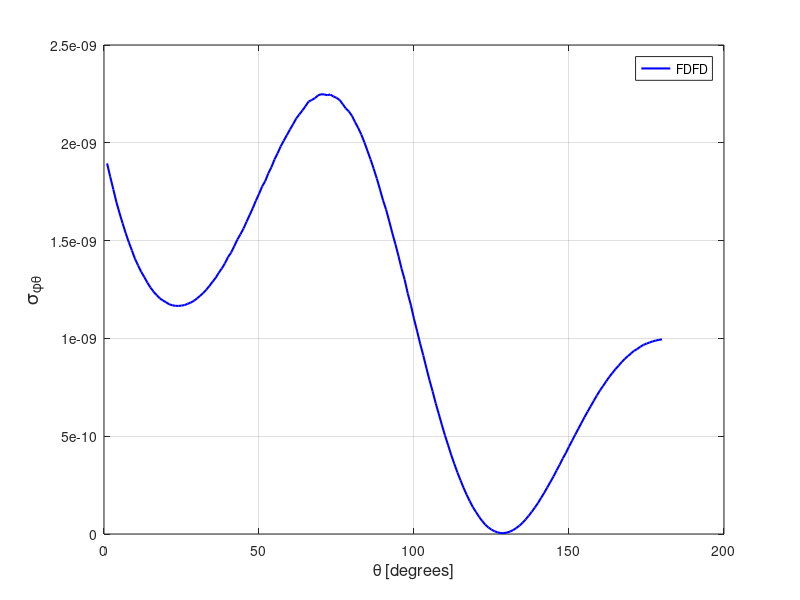

MATLAB code for this plot:
spt = [ 
    1  0.18946011E-08
    2  0.18266081E-08
    3  0.17624875E-08
    4  0.16967955E-08
    5  0.16411053E-08
    6  0.15883735E-08
    7  0.15379402E-08
    8  0.14917144E-08
    9  0.14499357E-08
   10  0.14068877E-08
   11  0.13729257E-08
   12  0.13404493E-08
   13  0.13134790E-08
   14  0.12849815E-08
   15  0.12596701E-08
   16  0.12386073E-08
   17  0.12213223E-08
   18  0.12047642E-08
   19  0.11939667E-08
   20  0.11847601E-08
   21  0.11747138E-08
   22  0.11696589E-08
   23  0.11666469E-08
   24  0.11659316E-08
   25  0.11678332E-08
   26  0.11703390E-08
   27  0.11770138E-08
   28  0.11832981E-08
   29  0.11920516E-08
   30  0.12043760E-08
   31  0.12175542E-08
   32  0.12323945E-08
   33  0.12487715E-08
   34  0.12678744E-08
   35  0.12893707E-08
   36  0.13089192E-08
   37  0.13349981E-08
   38  0.13572664E-08
   39  0.13836230E-08
   40  0.14153625E-08
   41  0.14388088E-08
   42  0.14707660E-08
   43  0.15046987E-08
   44  0.15318123E-08
   45  0.15616884E-08
   46  0.15968222E-08
   47  0.16313276E-08
   48  0.16658451E-08
   49  0.17045207E-08
   50  0.17382890E-08
   51  0.17765103E-08
   52  0.18039413E-08
   53  0.18436229E-08
   54  0.18754280E-08
   55  0.19148507E-08
   56  0.19466257E-08
   57  0.19815483E-08
   58  0.20111139E-08
   59  0.20395441E-08
   60  0.20681481E-08
   61  0.20952100E-08
   62  0.21240818E-08
   63  0.21450559E-08
   64  0.21653419E-08
   65  0.21873479E-08
   66  0.22108635E-08
   67  0.22188917E-08
   68  0.22278388E-08
   69  0.22421582E-08
   70  0.22481623E-08
   71  0.22473394E-08
   72  0.22436288E-08
   73  0.22468207E-08
   74  0.22368121E-08
   75  0.22301609E-08
   76  0.22187459E-08
   77  0.21980768E-08
   78  0.21755215E-08
   79  0.21602242E-08
   80  0.21377839E-08
   81  0.21055424E-08
   82  0.20758542E-08
   83  0.20422031E-08
   84  0.20023083E-08
   85  0.19582094E-08
   86  0.19144664E-08
   87  0.18672730E-08
   88  0.18175010E-08
   89  0.17632364E-08
   90  0.17065839E-08
   91  0.16584188E-08
   92  0.16000468E-08
   93  0.15387044E-08
   94  0.14818612E-08
   95  0.14207562E-08
   96  0.13558787E-08
   97  0.12995773E-08
   98  0.12289938E-08
   99  0.11700273E-08
  100  0.10997333E-08
  101  0.10372095E-08
  102  0.97215191E-09
  103  0.91266505E-09
  104  0.84857488E-09
  105  0.78654855E-09
  106  0.72938827E-09
  107  0.66833306E-09
  108  0.61354460E-09
  109  0.55729071E-09
  110  0.50354748E-09
  111  0.45457282E-09
  112  0.40445716E-09
  113  0.35888764E-09
  114  0.31467659E-09
  115  0.27466418E-09
  116  0.23578112E-09
  117  0.20039839E-09
  118  0.16741759E-09
  119  0.13717054E-09
  120  0.11224812E-09
  121  0.87740086E-10
  122  0.66366850E-10
  123  0.48073118E-10
  124  0.33484392E-10
  125  0.22191216E-10
  126  0.14037402E-10
  127  0.79837690E-11
  128  0.47483215E-11
  129  0.46315720E-11
  130  0.73482314E-11
  131  0.12603410E-10
  132  0.20199174E-10
  133  0.30271025E-10
  134  0.42488596E-10
  135  0.57549094E-10
  136  0.74243382E-10
  137  0.93433532E-10
  138  0.11370509E-09
  139  0.13563367E-09
  140  0.15860825E-09
  141  0.18452982E-09
  142  0.21039114E-09
  143  0.23821370E-09
  144  0.26610858E-09
  145  0.29419020E-09
  146  0.32488828E-09
  147  0.35450751E-09
  148  0.38630751E-09
  149  0.41464474E-09
  150  0.44674986E-09
  151  0.47700449E-09
  152  0.50784904E-09
  153  0.53750432E-09
  154  0.56738825E-09
  155  0.59729172E-09
  156  0.62584415E-09
  157  0.65311478E-09
  158  0.68127010E-09
  159  0.70849954E-09
  160  0.73407086E-09
  161  0.75715062E-09
  162  0.78055695E-09
  163  0.80320667E-09
  164  0.82350804E-09
  165  0.84306889E-09
  166  0.86094387E-09
  167  0.87870905E-09
  168  0.89482943E-09
  169  0.90976615E-09
  170  0.92316876E-09
  171  0.93664887E-09
  172  0.94558639E-09
  173  0.95696095E-09
  174  0.96688635E-09
  175  0.97309594E-09
  176  0.97923669E-09
  177  0.98496034E-09
  178  0.98903763E-09
  179  0.99254804E-09
  180  0.99497632E-09
  181  0.99601005E-09
  182  0.99602138E-09
  183  0.99722119E-09
  184  0.99570785E-09
  185  0.99393871E-09
  186  0.99170316E-09
  187  0.98959374E-09
  188  0.98567676E-09
  189  0.98264863E-09
  190  0.97796315E-09
  191  0.97490949E-09
  192  0.97065089E-09
  193  0.96676933E-09
  194  0.96118635E-09
  195  0.95825781E-09
  196  0.95451946E-09
  197  0.95054054E-09
  198  0.94538011E-09
  199  0.94404073E-09
  200  0.94124353E-09
  201  0.93946195E-09
  202  0.94014330E-09
  203  0.93779928E-09
  204  0.94007613E-09
  205  0.94101837E-09
  206  0.94301678E-09
  207  0.94915142E-09
  208  0.95491282E-09
  209  0.96033625E-09
  210  0.97064667E-09
  211  0.98092856E-09
  212  0.99185071E-09
  213  0.10064577E-08
  214  0.10220663E-08
  215  0.10407063E-08
  216  0.10611160E-08
  217  0.10837623E-08
  218  0.11090585E-08
  219  0.11365340E-08
  220  0.11675177E-08
  221  0.11998710E-08
  222  0.12365631E-08
  223  0.12757484E-08
  224  0.13198064E-08
  225  0.13629956E-08
  226  0.14100985E-08
  227  0.14649533E-08
  228  0.15201259E-08
  229  0.15786948E-08
  230  0.16385158E-08
  231  0.17007126E-08
  232  0.17736459E-08
  233  0.18480331E-08
  234  0.19219677E-08
  235  0.20047628E-08
  236  0.20854245E-08
  237  0.21754718E-08
  238  0.22669349E-08
  239  0.23609696E-08
  240  0.24536251E-08
  241  0.25541109E-08
  242  0.26570115E-08
  243  0.27667173E-08
  244  0.28771205E-08
  245  0.29955889E-08
  246  0.31116825E-08
  247  0.32364118E-08
  248  0.33539040E-08
  249  0.34829033E-08
  250  0.36098402E-08
  251  0.37406593E-08
  252  0.38731067E-08
  253  0.40143591E-08
  254  0.41480823E-08
  255  0.42848680E-08
  256  0.44284794E-08
  257  0.45739905E-08
  258  0.47096456E-08
  259  0.48515703E-08
  260  0.49925974E-08
  261  0.51367510E-08
  262  0.52854503E-08
  263  0.54286686E-08
  264  0.55712639E-08
  265  0.57264944E-08
  266  0.58563834E-08
  267  0.60124137E-08
  268  0.61515384E-08
  269  0.62920020E-08
  270  0.64163697E-08
  271  0.65697976E-08
  272  0.67106734E-08
  273  0.68424244E-08
  274  0.69607640E-08
  275  0.71007298E-08
  276  0.72212387E-08
  277  0.73435316E-08
  278  0.74529698E-08
  279  0.75858431E-08
  280  0.76903071E-08
  281  0.78012627E-08
  282  0.79109137E-08
  283  0.79943092E-08
  284  0.80887270E-08
  285  0.81665608E-08
  286  0.82585245E-08
  287  0.83303524E-08
  288  0.83966913E-08
  289  0.84707859E-08
  290  0.85258804E-08
  291  0.85892395E-08
  292  0.86247649E-08
  293  0.86661887E-08
  294  0.87055518E-08
  295  0.87259124E-08
  296  0.87491348E-08
  297  0.87652845E-08
  298  0.87702086E-08
  299  0.87703755E-08
  300  0.87675449E-08
  301  0.87428527E-08
  302  0.87180085E-08
  303  0.87035623E-08
  304  0.86562224E-08
  305  0.86197778E-08
  306  0.85676959E-08
  307  0.85064293E-08
  308  0.84472278E-08
  309  0.83842089E-08
  310  0.83065457E-08
  311  0.82245268E-08
  312  0.81354097E-08
  313  0.80272748E-08
  314  0.79456344E-08
  315  0.78331990E-08
  316  0.77245756E-08
  317  0.76028090E-08
  318  0.74834237E-08
  319  0.73537914E-08
  320  0.72243154E-08
  321  0.70898998E-08
  322  0.69582629E-08
  323  0.68132406E-08
  324  0.66713737E-08
  325  0.65209322E-08
  326  0.63831189E-08
  327  0.62286065E-08
  328  0.60765224E-08
  329  0.59181118E-08
  330  0.57703842E-08
  331  0.56072085E-08
  332  0.54519247E-08
  333  0.52962803E-08
  334  0.51483493E-08
  335  0.49896380E-08
  336  0.48375237E-08
  337  0.46817643E-08
  338  0.45345301E-08
  339  0.43811483E-08
  340  0.42340789E-08
  341  0.40854045E-08
  342  0.39530761E-08
  343  0.38062744E-08
  344  0.36662526E-08
  345  0.35368528E-08
  346  0.34040732E-08
  347  0.32797798E-08
  348  0.31548704E-08
  349  0.30316203E-08
  350  0.29184379E-08
  351  0.28059737E-08
  352  0.26931186E-08
  353  0.25871001E-08
  354  0.24868676E-08
  355  0.23897797E-08
  356  0.22976741E-08
  357  0.22073134E-08
  358  0.21233895E-08
  359  0.20432167E-08
  360  0.19657451E-08
 ]; 
plot(spt(1:180,1),spt(1:180,2),'b-','linewidth',1.5 ); 
grid on 
legend('FDFD');
xlabel('\theta [degrees]','FontSize',12);
ylabel('\sigma_{\phi\theta}','FontSize',14);
